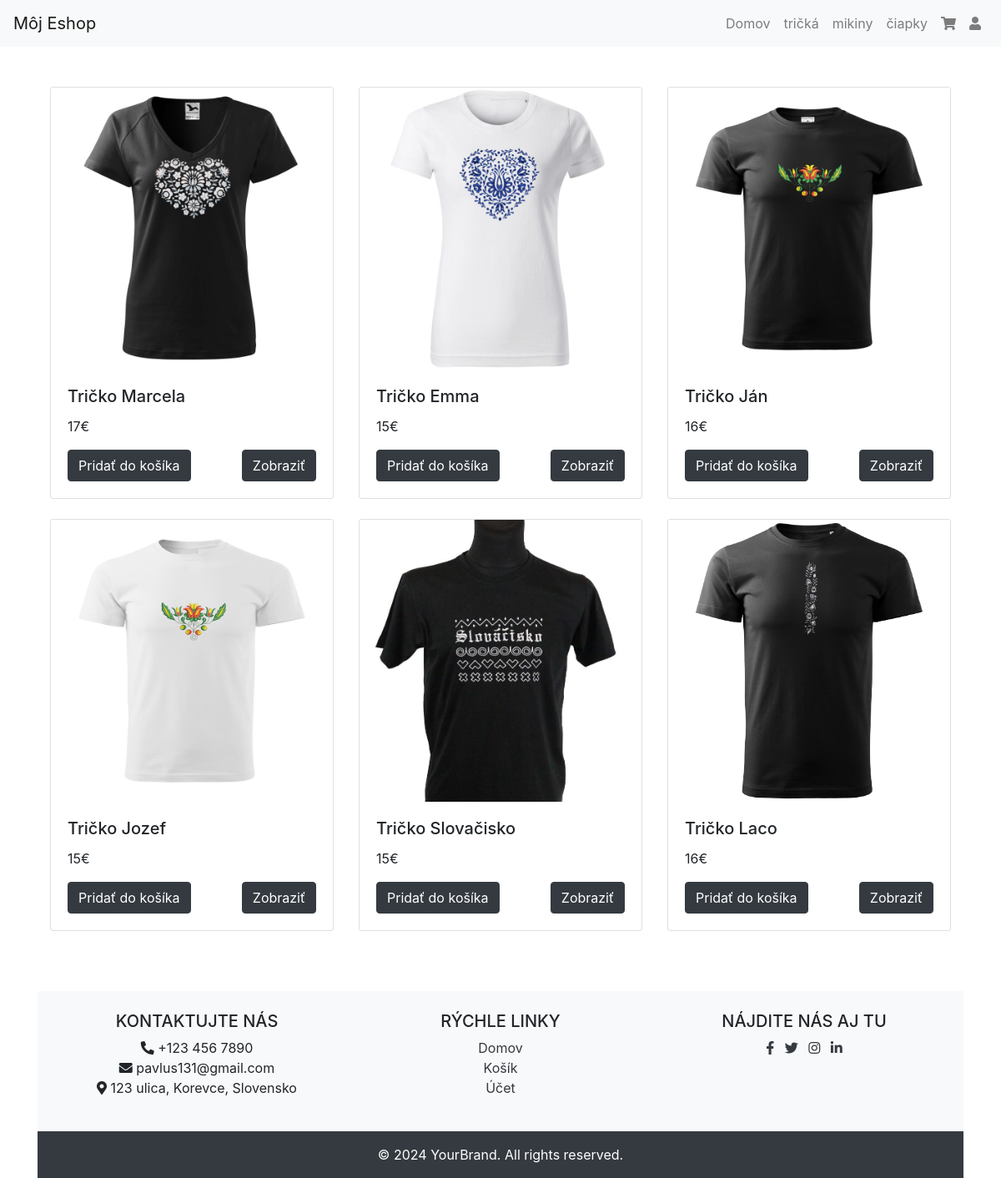
The page /kategoria.php?id=1 on the database its author committed.
### tables this page shows
CREATE TABLE `kategorie` (
  `kategoria_ID` int(6) NOT NULL,
  `názov_kategórie` varchar(255) NOT NULL
);

CREATE TABLE `prokukt` (
  `produkt_ID` int(6) NOT NULL,
  `meno` tinytext NOT NULL,
  `cena` int(11) NOT NULL,
  `sklad` text NOT NULL,
  `popis` text NOT NULL,
  `pohlavie` tinytext NOT NULL,
  `kategoria_ID` int(11) DEFAULT NULL,
  `obrazok_url` varchar(255) NOT NULL,
  `ean` varchar(13) DEFAULT NULL,
  `stara_cena` float(10,2) DEFAULT NULL
);

### komponenty/kartaproduktu.php (the view, shortened to what this page needs)
<div class="col-md-4 mb-4">
    <div class="card">
        <img src="/eshop/obrazky/<?php echo $produkt["obrazok_url"]; ?>" class="card-img-top" alt="Product 1">
        <div class="card-body">
            <h5 class="card-title"><?php echo $produkt["meno"]; ?> </h5>
            <p class="card-text"><?php echo $produkt["cena"]; ?>€</p>
           <div class="d-flex justify-content-between">
            <form action="/eshop/pridat_do_kosika.php">
                <div class="d-flex ">
                    <button class="btn btn-dark" type="submit">
                        Pridať do košíka
                    </button>
                </div>
                </form>
            <a href="/eshop/produkt.php?id=<?php echo $produkt["produkt_ID"]; ?>" class="btn btn-dark">Zobraziť</a>
            </div>
        </div>
    </div>
</div>

### komponenty/menu.php (shortened to what this page needs)
<?php
include_once(dirname(__FILE__) ."/../config.php");
$sqlmenu= "SELECT * FROM `kategorie`";
$resultmenu = mysqli_query($db, $sqlmenu);
while ($kategoria=mysqli_fetch_assoc($resultmenu)) {
    ?>
    <li class="nav-item">
        <a class="nav-link" href="/eshop/kategoria.php?id=<?php echo $kategoria["kategoria_ID"] ?>"><?php echo $kategoria["názov_kategórie"]; ?> </a>
    </li>
    <?php
}
?>

### kategoria.php (shortened to what this page needs)
<?php
include_once "config.php";
$kategoria =$_GET["id"];
$sql = "SELECT * FROM `prokukt` WHERE `kategoria_ID` = ".$kategoria;
$result = mysqli_query($db, $sql);
?>
<?php
include "komponenty/head.php";
include "komponenty/header.php";
?>
<div class="container mt-5">
    <div class="container mt-5 mb-5">
       <div class="row">
       <?php
        while ($produkt = mysqli_fetch_assoc($result)) {
         include(dirname(__FILE__)."/komponenty/kartaproduktu.php");
        }
        ?>
        </div>
    </div>
    <?php
    include "komponenty/footer.php";
    ?>
    </body>
    </html>

### rows shown on the page
kategorie: názov_kategórie "tričká"
kategorie: názov_kategórie "mikiny"
kategorie: názov_kategórie "čiapky"
prokukt: obrazok_url (picture), meno "Tričko Marcela", cena "17"
prokukt: obrazok_url (picture), meno "Tričko Emma", cena "15"
prokukt: obrazok_url (picture), meno "Tričko Ján", cena "16"
prokukt: obrazok_url (picture), meno "Tričko Jozef", cena "15"
prokukt: obrazok_url (picture), meno "Tričko Slovačisko", cena "15"
prokukt: obrazok_url (picture), meno "Tričko Laco", cena "16"
